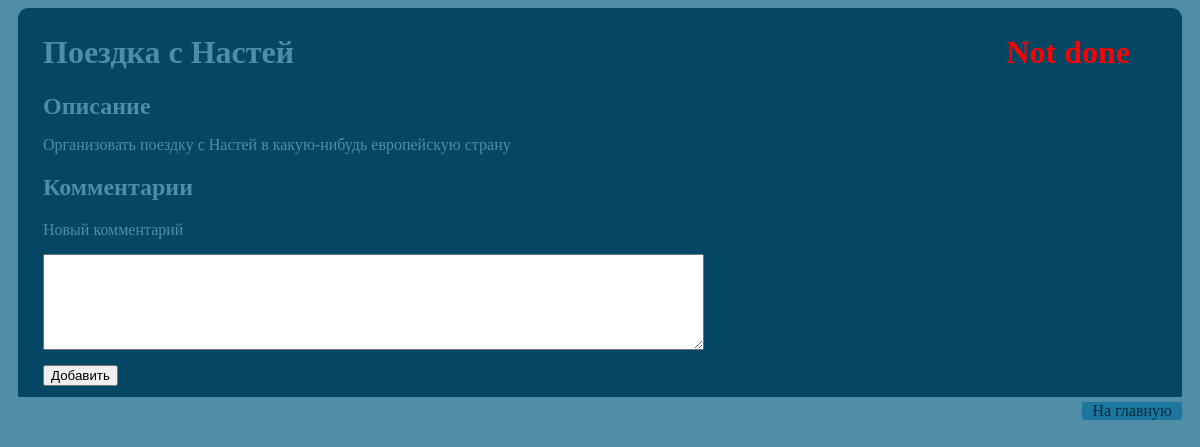
/taskmanager/2/, run on an earlier commit of the app's database.
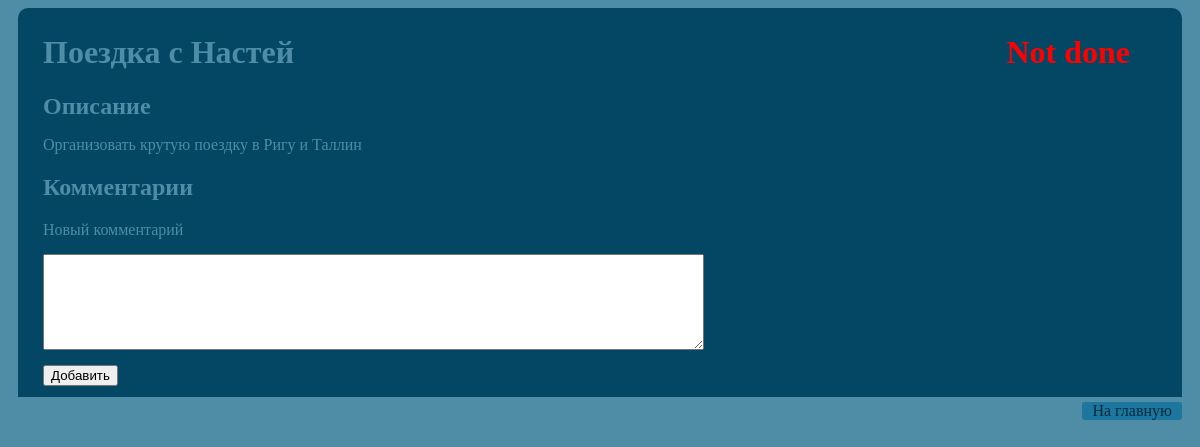
And on a later commit of the database.
### taskmanager/models.py (models this page shows)
class Task(models.Model):
	parent 			= models.ForeignKey('self', null=True, blank=True)
	name 			= models.CharField(max_length=200)
	description 	= models.TextField(max_length=1024)
	create_date 	= models.DateTimeField('creation date')
	due_date 		= models.DateTimeField('due date', blank=True, null=True)
	done_date 		= models.DateTimeField('done date', blank=True, null=True)
	done 			= models.BooleanField(default=False)
	def __unicode__(self):
		return self.name

### taskmanager/views.py (the view)
# urls.py: url(r'^(?P<task_id>[0-9]+)/$', views.detail, name='detail'),				# /taskmanager/10/
def detail(request, task_id):
	task = get_object_or_404(Task, pk=task_id)
	return render(request, 'taskmanager/detail.html', {'task':task})

### taskmanager/templates/taskmanager/detail.html (shortened to what this page needs)
{%load staticfiles %}
<!DOCTYPE html>
<html>
<head>
	<link rel="stylesheet" type="text/css" href="{% static 'taskmanager/style.css'%}" />
</head>
<body>
	<div id='task_container'>
		{% if task %}
			<h1>
				<div id='task_label'> {{ task }} </div>
				{% if task.done%} <div id='done_label'> Done </div>
				{% else %} <div id='undone_label'> Not done </div> {% endif %}
			</h1>
			<div id='section_label'>
				<h2 id='task_label'> Описание </h2>
			</div>
			<p id='description'> {{task.description}} </p>
			<h2> Комментарии </h2>
			<div>
				<form id='form' action="{% url 'add_comment' task.id %}" method="post">
					<label>Новый комментарий</label>
					<textarea id="comment_text" name="content" rows='6' cols='80'></textarea>
					<input id="submit_button" type="submit" value="Добавить">
				</form>
			</div>
		{% endif %}
	</div>
	<div id='button' onclick='location.href="/taskmanager/";'> На главную </div>
</body>
</html>

What changed in the data, as far as the page shows it:
changed Task "Поездка с Настей": description "Организовать поездку с Настей в какую-нибудь европейскую страну" → "Организовать крутую поездку в Ригу и Таллин"
